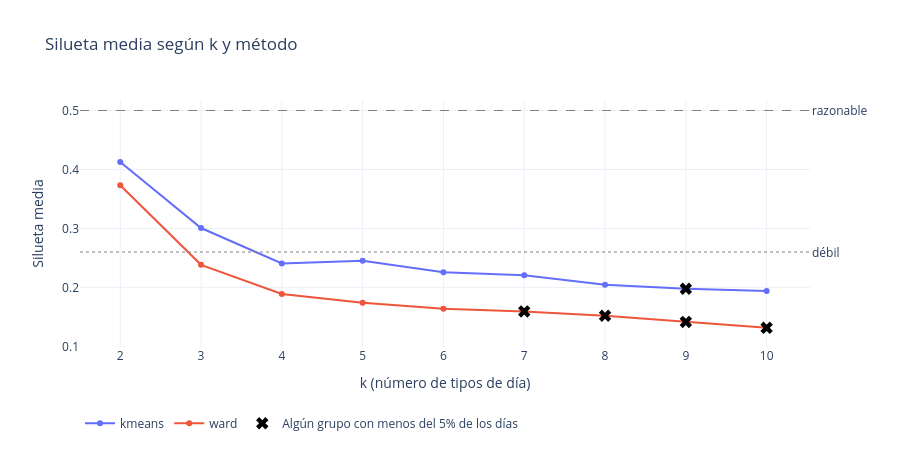

The cell this chart's notebook holds for it:
### Code cell
paleta = px.colors.qualitative.Plotly

fig = go.Figure()
for i, (metodo, g) in enumerate(tabla_k.groupby('metodo')):
    color = paleta[i % len(paleta)]
    fig.add_trace(go.Scatter(x=g['k'], y=g['silueta'], mode='lines+markers', name=metodo,
                             line=dict(color=color), marker=dict(color=color)))
    sin = g[~g['cumple_tamano']]
    fig.add_trace(go.Scatter(x=sin['k'], y=sin['silueta'], mode='markers', showlegend=False,
                             marker=dict(symbol='x', size=11, color='black'), hoverinfo='skip'))

fig.add_trace(go.Scatter(x=[None], y=[None], mode='markers', marker=dict(symbol='x', size=11, color='black'),
                         name=f'Algún grupo con menos del {TAMANO_MIN_GRUPO:.0%} de los días'))
fig.add_hline(y=SILUETA_RAZONABLE, line=dict(color='gray', dash='dash', width=1),
              annotation_text='razonable', annotation_position='right')
fig.add_hline(y=SILUETA_DEBIL, line=dict(color='gray', dash='dot', width=1),
              annotation_text='débil', annotation_position='right')
fig.update_xaxes(tickmode='linear', tick0=K_MIN, dtick=1, title_text='k (número de tipos de día)')
fig.update_yaxes(title_text='Silueta media')
fig.update_layout(title='Silueta media según k y método', height=450, margin=dict(r=90),
                  legend=dict(orientation='h', y=-0.25))
fig.show()

### Figure 1 — Plotly figure (JSON) as saved in the notebook; plotly's stock layout.template omitted (floating-point values rounded to 4 significant figures)
{"data": [{"line": {"color": "#636EFA"}, "marker": {"color": "#636EFA"}, "mode": "lines+markers", "name": "kmeans", "type": "scatter", "x": [2, 3, 4, 5, 6, 7, 8, 9, 10], "y": [0.4125, 0.3007, 0.2405, 0.245, 0.2257, 0.2204, 0.2045, 0.1977, 0.1938]}, {"hoverinfo": "skip", "marker": {"color": "black", "size": 11, "symbol": "x"}, "mode": "markers", "showlegend": false, "type": "scatter", "x": [9], "y": [0.1977]}, {"line": {"color": "#EF553B"}, "marker": {"color": "#EF553B"}, "mode": "lines+markers", "name": "ward", "type": "scatter", "x": [2, 3, 4, 5, 6, 7, 8, 9, 10], "y": [0.3732, 0.2383, 0.1888, 0.174, 0.164, 0.1593, 0.152, 0.1414, 0.1315]}, {"hoverinfo": "skip", "marker": {"color": "black", "size": 11, "symbol": "x"}, "mode": "markers", "showlegend": false, "type": "scatter", "x": [7, 8, 9, 10], "y": [0.1593, 0.152, 0.1414, 0.1315]}, {"marker": {"color": "black", "size": 11, "symbol": "x"}, "mode": "markers", "name": "Algún grupo con menos del 5% de los días", "type": "scatter", "x": [null], "y": [null]}], "layout": {"annotations": [{"showarrow": false, "text": "razonable", "x": 1, "xanchor": "left", "xref": "x domain", "y": 0.5, "yanchor": "middle", "yref": "y"}, {"showarrow": false, "text": "débil", "x": 1, "xanchor": "left", "xref": "x domain", "y": 0.26, "yanchor": "middle", "yref": "y"}], "height": 450, "legend": {"orientation": "h", "y": -0.25}, "margin": {"r": 90}, "shapes": [{"line": {"color": "gray", "dash": "dash", "width": 1}, "type": "line", "x0": 0, "x1": 1, "xref": "x domain", "y0": 0.5, "y1": 0.5, "yref": "y"}, {"line": {"color": "gray", "dash": "dot", "width": 1}, "type": "line", "x0": 0, "x1": 1, "xref": "x domain", "y0": 0.26, "y1": 0.26, "yref": "y"}], "title": {"text": "Silueta media según k y método"}, "xaxis": {"dtick": 1, "tick0": 2, "tickmode": "linear", "title": {"text": "k (número de tipos de día)"}}, "yaxis": {"title": {"text": "Silueta media"}}}}
